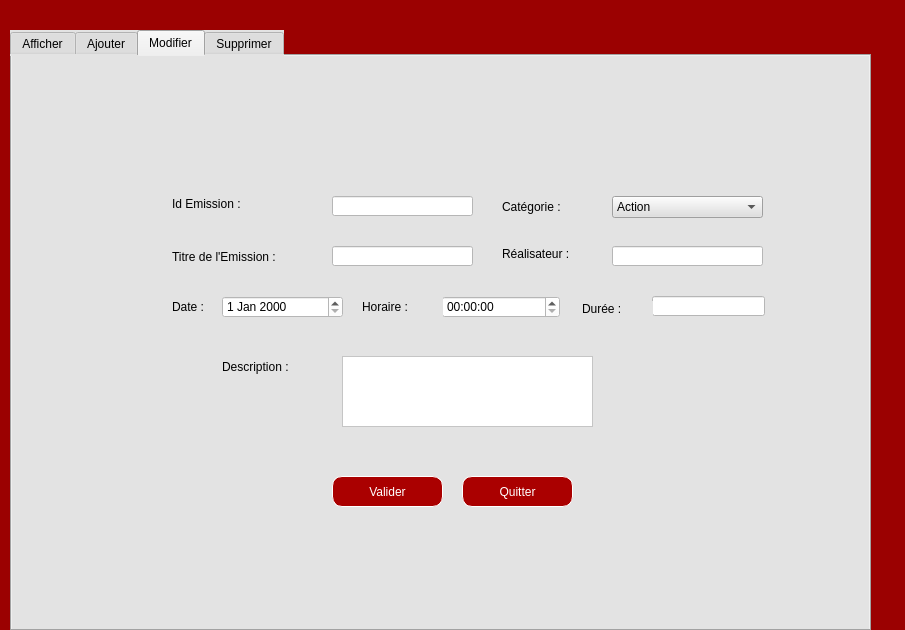
<?xml version="1.0" encoding="UTF-8"?>
<ui version="4.0">
 <class>Emission</class>
 <widget class="QDialog" name="Emission">
  <property name="geometry">
   <rect>
    <x>0</x>
    <y>0</y>
    <width>905</width>
    <height>630</height>
   </rect>
  </property>
  <property name="windowTitle">
   <string>Emission</string>
  </property>
  <property name="styleSheet">
   <string notr="true">background-color: rgb(155, 1, 1);</string>
  </property>
  <widget class="QTabWidget" name="tabWidget">
   <property name="geometry">
    <rect>
     <x>10</x>
     <y>30</y>
     <width>861</width>
     <height>601</height>
    </rect>
   </property>
   <property name="styleSheet">
    <string notr="true">background-color: rgb(227, 227, 227);
font: 9pt &quot;Sitka&quot;;</string>
   </property>
   <property name="currentIndex">
    <number>2</number>
   </property>
   <widget class="QWidget" name="tab_2">
    <attribute name="title">
     <string>Afficher</string>
    </attribute>
    <widget class="QLabel" name="label_40">
     <property name="geometry">
      <rect>
       <x>10</x>
       <y>10</y>
       <width>61</width>
       <height>71</height>
      </rect>
     </property>
     <property name="styleSheet">
      <string notr="true">background-color: rgb(155, 1, 1);
image: url(:/new/prefix1/Logo.png);</string>
     </property>
     <property name="text">
      <string/>
     </property>
    </widget>
    <widget class="QComboBox" name="comboBox_4">
     <property name="geometry">
      <rect>
       <x>600</x>
       <y>30</y>
       <width>201</width>
       <height>31</height>
      </rect>
     </property>
     <property name="styleSheet">
      <string notr="true">background-color: rgb(255, 255, 255);</string>
     </property>
     <item>
      <property name="text">
       <string>Action</string>
      </property>
     </item>
     <item>
      <property name="text">
       <string>Drame</string>
      </property>
     </item>
     <item>
      <property name="text">
       <string>Historique</string>
      </property>
     </item>
     <item>
      <property name="text">
       <string>Documentaire</string>
      </property>
     </item>
    </widget>
    <widget class="QLabel" name="label_41">
     <property name="geometry">
      <rect>
       <x>490</x>
       <y>30</y>
       <width>101</width>
       <height>31</height>
      </rect>
     </property>
     <property name="styleSheet">
      <string notr="true">background-color: rgb(155, 1, 1);</string>
     </property>
     <property name="text">
      <string>&lt;html&gt;&lt;head/&gt;&lt;body&gt;&lt;p&gt;&lt;span style=&quot; font-size:11pt;&quot;&gt;Catégorie :&lt;/span&gt;&lt;/p&gt;&lt;/body&gt;&lt;/html&gt;</string>
     </property>
    </widget>
    <widget class="QScrollBar" name="verticalScrollBar">
     <property name="geometry">
      <rect>
       <x>890</x>
       <y>90</y>
       <width>20</width>
       <height>441</height>
      </rect>
     </property>
     <property name="orientation">
      <enum>Qt::Vertical</enum>
     </property>
    </widget>
    <widget class="QLabel" name="label_14">
     <property name="geometry">
      <rect>
       <x>800</x>
       <y>30</y>
       <width>41</width>
       <height>31</height>
      </rect>
     </property>
     <property name="styleSheet">
      <string notr="true">image: url(:/new/prefix1/Tri.png);</string>
     </property>
     <property name="text">
      <string/>
     </property>
    </widget>
    <widget class="QScrollBar" name="verticalScrollBar_2">
     <property name="geometry">
      <rect>
       <x>820</x>
       <y>100</y>
       <width>16</width>
       <height>441</height>
      </rect>
     </property>
     <property name="orientation">
      <enum>Qt::Vertical</enum>
     </property>
    </widget>
    <widget class="QLabel" name="label_44">
     <property name="geometry">
      <rect>
       <x>70</x>
       <y>20</y>
       <width>321</width>
       <height>51</height>
      </rect>
     </property>
     <property name="styleSheet">
      <string notr="true">background-color: rgb(155, 1, 1);</string>
     </property>
     <property name="text">
      <string>&lt;html&gt;&lt;head/&gt;&lt;body&gt;&lt;p&gt;&lt;span style=&quot; font-size:26pt; font-weight:600;&quot;&gt;STREAMFLIX&lt;/span&gt;&lt;/p&gt;&lt;/body&gt;&lt;/html&gt;</string>
     </property>
    </widget>
    <widget class="QTableView" name="tableView">
     <property name="geometry">
      <rect>
       <x>30</x>
       <y>100</y>
       <width>781</width>
       <height>441</height>
      </rect>
     </property>
    </widget>
   </widget>
   <widget class="QWidget" name="tab">
    <attribute name="title">
     <string>Ajouter</string>
    </attribute>
    <widget class="QLabel" name="label_3">
     <property name="geometry">
      <rect>
       <x>-170</x>
       <y>0</y>
       <width>1201</width>
       <height>571</height>
      </rect>
     </property>
     <property name="styleSheet">
      <string notr="true">image: url(:/new/prefix1/Background.png);</string>
     </property>
     <property name="text">
      <string/>
     </property>
    </widget>
    <widget class="QLineEdit" name="id">
     <property name="geometry">
      <rect>
       <x>320</x>
       <y>130</y>
       <width>141</width>
       <height>20</height>
      </rect>
     </property>
     <property name="styleSheet">
      <string notr="true">background-color: rgb(255, 255, 255);</string>
     </property>
    </widget>
    <widget class="QLineEdit" name="titre">
     <property name="geometry">
      <rect>
       <x>320</x>
       <y>180</y>
       <width>141</width>
       <height>20</height>
      </rect>
     </property>
     <property name="styleSheet">
      <string notr="true">background-color: rgb(255, 255, 255);</string>
     </property>
    </widget>
    <widget class="QLabel" name="label_4">
     <property name="geometry">
      <rect>
       <x>160</x>
       <y>130</y>
       <width>121</width>
       <height>16</height>
      </rect>
     </property>
     <property name="styleSheet">
      <string notr="true">background-color: rgb(227, 227, 227);</string>
     </property>
     <property name="text">
      <string>Id Emission :</string>
     </property>
    </widget>
    <widget class="QLabel" name="label_5">
     <property name="geometry">
      <rect>
       <x>490</x>
       <y>180</y>
       <width>121</width>
       <height>16</height>
      </rect>
     </property>
     <property name="text">
      <string>Réalisateur :</string>
     </property>
    </widget>
    <widget class="QLabel" name="label_6">
     <property name="geometry">
      <rect>
       <x>160</x>
       <y>180</y>
       <width>151</width>
       <height>21</height>
      </rect>
     </property>
     <property name="text">
      <string>Titre de l'Emission :</string>
     </property>
    </widget>
    <widget class="QLabel" name="label_7">
     <property name="geometry">
      <rect>
       <x>570</x>
       <y>235</y>
       <width>71</width>
       <height>16</height>
      </rect>
     </property>
     <property name="text">
      <string>Durée :</string>
     </property>
    </widget>
    <widget class="QLabel" name="label_8">
     <property name="geometry">
      <rect>
       <x>350</x>
       <y>230</y>
       <width>81</width>
       <height>21</height>
      </rect>
     </property>
     <property name="text">
      <string>Horaire :</string>
     </property>
    </widget>
    <widget class="QLabel" name="label_9">
     <property name="geometry">
      <rect>
       <x>160</x>
       <y>230</y>
       <width>47</width>
       <height>21</height>
      </rect>
     </property>
     <property name="text">
      <string>Date :</string>
     </property>
    </widget>
    <widget class="QLineEdit" name="realisateur">
     <property name="geometry">
      <rect>
       <x>610</x>
       <y>180</y>
       <width>141</width>
       <height>20</height>
      </rect>
     </property>
     <property name="styleSheet">
      <string notr="true">background-color: rgb(255, 255, 255);</string>
     </property>
    </widget>
    <widget class="QLineEdit" name="duree">
     <property name="geometry">
      <rect>
       <x>640</x>
       <y>230</y>
       <width>113</width>
       <height>20</height>
      </rect>
     </property>
     <property name="styleSheet">
      <string notr="true">background-color: rgb(255, 255, 255);</string>
     </property>
    </widget>
    <widget class="QDateEdit" name="date">
     <property name="geometry">
      <rect>
       <x>210</x>
       <y>230</y>
       <width>121</width>
       <height>22</height>
      </rect>
     </property>
     <property name="styleSheet">
      <string notr="true">background-color: rgb(255, 255, 255);</string>
     </property>
    </widget>
    <widget class="QTimeEdit" name="horraire">
     <property name="geometry">
      <rect>
       <x>430</x>
       <y>230</y>
       <width>118</width>
       <height>22</height>
      </rect>
     </property>
     <property name="styleSheet">
      <string notr="true">background-color: rgb(255, 255, 255);</string>
     </property>
    </widget>
    <widget class="QLabel" name="label_10">
     <property name="geometry">
      <rect>
       <x>210</x>
       <y>280</y>
       <width>111</width>
       <height>41</height>
      </rect>
     </property>
     <property name="text">
      <string>Description :</string>
     </property>
    </widget>
    <widget class="QTextEdit" name="description">
     <property name="geometry">
      <rect>
       <x>330</x>
       <y>290</y>
       <width>251</width>
       <height>71</height>
      </rect>
     </property>
     <property name="styleSheet">
      <string notr="true">background-color: rgb(255, 255, 255);</string>
     </property>
    </widget>
    <widget class="QPushButton" name="pushButton_8">
     <property name="geometry">
      <rect>
       <x>450</x>
       <y>410</y>
       <width>111</width>
       <height>31</height>
      </rect>
     </property>
     <property name="styleSheet">
      <string notr="true">background-color: rgb(170, 0, 0);
border :1px solid rgb(255, 255, 255);
border-radius :10px;
color: #FFF;
padding-left: 20px;
padding-right:20px;
</string>
     </property>
     <property name="text">
      <string>Quitter</string>
     </property>
    </widget>
    <widget class="QPushButton" name="pushButton_9">
     <property name="geometry">
      <rect>
       <x>320</x>
       <y>410</y>
       <width>111</width>
       <height>31</height>
      </rect>
     </property>
     <property name="styleSheet">
      <string notr="true">background-color: rgb(170, 0, 0);
border :1px solid rgb(255, 255, 255);
border-radius :10px;
color: #FFF;
padding-left: 20px;
padding-right:20px;
</string>
     </property>
     <property name="text">
      <string>Valider</string>
     </property>
    </widget>
    <widget class="QComboBox" name="category">
     <property name="geometry">
      <rect>
       <x>610</x>
       <y>130</y>
       <width>141</width>
       <height>22</height>
      </rect>
     </property>
     <property name="styleSheet">
      <string notr="true">background-color: rgb(223, 223, 223);</string>
     </property>
     <item>
      <property name="text">
       <string>Action</string>
      </property>
     </item>
     <item>
      <property name="text">
       <string>Drame</string>
      </property>
     </item>
     <item>
      <property name="text">
       <string>Historique</string>
      </property>
     </item>
     <item>
      <property name="text">
       <string>Documentaire</string>
      </property>
     </item>
    </widget>
    <widget class="QLabel" name="label_11">
     <property name="geometry">
      <rect>
       <x>490</x>
       <y>130</y>
       <width>101</width>
       <height>21</height>
      </rect>
     </property>
     <property name="text">
      <string>Catégorie :</string>
     </property>
    </widget>
   </widget>
   <widget class="QWidget" name="tab_3">
    <attribute name="title">
     <string>Modifier</string>
    </attribute>
    <widget class="QLabel" name="label_18">
     <property name="geometry">
      <rect>
       <x>-170</x>
       <y>0</y>
       <width>1201</width>
       <height>571</height>
      </rect>
     </property>
     <property name="styleSheet">
      <string notr="true">image: url(:/new/prefix1/Background.png);</string>
     </property>
     <property name="text">
      <string/>
     </property>
    </widget>
    <widget class="QLabel" name="label_26">
     <property name="geometry">
      <rect>
       <x>160</x>
       <y>190</y>
       <width>171</width>
       <height>21</height>
      </rect>
     </property>
     <property name="text">
      <string>Titre de l'Emission :</string>
     </property>
    </widget>
    <widget class="QPushButton" name="pushButton_11">
     <property name="geometry">
      <rect>
       <x>450</x>
       <y>420</y>
       <width>111</width>
       <height>31</height>
      </rect>
     </property>
     <property name="styleSheet">
      <string notr="true">background-color: rgb(170, 0, 0);
border :1px solid rgb(255, 255, 255);
border-radius :10px;
color: #FFF;
padding-left: 20px;
padding-right:20px;
</string>
     </property>
     <property name="text">
      <string>Quitter</string>
     </property>
    </widget>
    <widget class="QTimeEdit" name="horraire_up">
     <property name="geometry">
      <rect>
       <x>430</x>
       <y>240</y>
       <width>118</width>
       <height>22</height>
      </rect>
     </property>
     <property name="styleSheet">
      <string notr="true">background-color: rgb(255, 255, 255);</string>
     </property>
    </widget>
    <widget class="QLineEdit" name="realisateur_up">
     <property name="geometry">
      <rect>
       <x>600</x>
       <y>190</y>
       <width>151</width>
       <height>20</height>
      </rect>
     </property>
     <property name="styleSheet">
      <string notr="true">background-color: rgb(255, 255, 255);</string>
     </property>
    </widget>
    <widget class="QPushButton" name="pushButton_10">
     <property name="geometry">
      <rect>
       <x>320</x>
       <y>420</y>
       <width>111</width>
       <height>31</height>
      </rect>
     </property>
     <property name="styleSheet">
      <string notr="true">background-color: rgb(170, 0, 0);
border :1px solid rgb(255, 255, 255);
border-radius :10px;
color: #FFF;
padding-left: 20px;
padding-right:20px;
</string>
     </property>
     <property name="text">
      <string>Valider</string>
     </property>
    </widget>
    <widget class="QLabel" name="label_22">
     <property name="geometry">
      <rect>
       <x>490</x>
       <y>140</y>
       <width>101</width>
       <height>21</height>
      </rect>
     </property>
     <property name="text">
      <string>Catégorie :</string>
     </property>
    </widget>
    <widget class="QLabel" name="label_20">
     <property name="geometry">
      <rect>
       <x>490</x>
       <y>190</y>
       <width>101</width>
       <height>16</height>
      </rect>
     </property>
     <property name="text">
      <string>Réalisateur :</string>
     </property>
    </widget>
    <widget class="QTextEdit" name="description_up">
     <property name="geometry">
      <rect>
       <x>330</x>
       <y>300</y>
       <width>251</width>
       <height>71</height>
      </rect>
     </property>
     <property name="styleSheet">
      <string notr="true">background-color: rgb(255, 255, 255);</string>
     </property>
    </widget>
    <widget class="QLineEdit" name="duree_up">
     <property name="geometry">
      <rect>
       <x>640</x>
       <y>240</y>
       <width>113</width>
       <height>20</height>
      </rect>
     </property>
     <property name="styleSheet">
      <string notr="true">background-color: rgb(255, 255, 255);</string>
     </property>
    </widget>
    <widget class="QLineEdit" name="titre_up">
     <property name="geometry">
      <rect>
       <x>320</x>
       <y>190</y>
       <width>141</width>
       <height>20</height>
      </rect>
     </property>
     <property name="styleSheet">
      <string notr="true">background-color: rgb(255, 255, 255);</string>
     </property>
    </widget>
    <widget class="QLabel" name="label_19">
     <property name="geometry">
      <rect>
       <x>350</x>
       <y>240</y>
       <width>81</width>
       <height>21</height>
      </rect>
     </property>
     <property name="text">
      <string>Horaire :</string>
     </property>
    </widget>
    <widget class="QLineEdit" name="id_up">
     <property name="geometry">
      <rect>
       <x>320</x>
       <y>140</y>
       <width>141</width>
       <height>20</height>
      </rect>
     </property>
     <property name="styleSheet">
      <string notr="true">background-color: rgb(255, 255, 255);</string>
     </property>
    </widget>
    <widget class="QLabel" name="label_24">
     <property name="geometry">
      <rect>
       <x>570</x>
       <y>245</y>
       <width>71</width>
       <height>16</height>
      </rect>
     </property>
     <property name="text">
      <string>Durée :</string>
     </property>
    </widget>
    <widget class="QLabel" name="label_23">
     <property name="geometry">
      <rect>
       <x>160</x>
       <y>140</y>
       <width>121</width>
       <height>16</height>
      </rect>
     </property>
     <property name="styleSheet">
      <string notr="true">background-color: rgb(227, 227, 227);</string>
     </property>
     <property name="text">
      <string>Id Emission :</string>
     </property>
    </widget>
    <widget class="QLabel" name="label_25">
     <property name="geometry">
      <rect>
       <x>210</x>
       <y>290</y>
       <width>111</width>
       <height>41</height>
      </rect>
     </property>
     <property name="text">
      <string>Description :</string>
     </property>
    </widget>
    <widget class="QDateEdit" name="date_up">
     <property name="geometry">
      <rect>
       <x>210</x>
       <y>240</y>
       <width>121</width>
       <height>22</height>
      </rect>
     </property>
     <property name="styleSheet">
      <string notr="true">background-color: rgb(255, 255, 255);</string>
     </property>
    </widget>
    <widget class="QComboBox" name="category_up">
     <property name="geometry">
      <rect>
       <x>600</x>
       <y>140</y>
       <width>151</width>
       <height>22</height>
      </rect>
     </property>
     <property name="styleSheet">
      <string notr="true">background-color: rgb(223, 223, 223);</string>
     </property>
     <item>
      <property name="text">
       <string>Action</string>
      </property>
     </item>
     <item>
      <property name="text">
       <string>Drame</string>
      </property>
     </item>
     <item>
      <property name="text">
       <string>Historique</string>
      </property>
     </item>
     <item>
      <property name="text">
       <string>Documentaire</string>
      </property>
     </item>
    </widget>
    <widget class="QLabel" name="label_21">
     <property name="geometry">
      <rect>
       <x>160</x>
       <y>240</y>
       <width>47</width>
       <height>21</height>
      </rect>
     </property>
     <property name="text">
      <string>Date :</string>
     </property>
    </widget>
   </widget>
   <widget class="QWidget" name="tab_4">
    <attribute name="title">
     <string>Supprimer</string>
    </attribute>
    <widget class="QLabel" name="label_38">
     <property name="geometry">
      <rect>
       <x>-170</x>
       <y>0</y>
       <width>1201</width>
       <height>571</height>
      </rect>
     </property>
     <property name="styleSheet">
      <string notr="true">image: url(:/new/prefix1/Background.png);</string>
     </property>
     <property name="text">
      <string/>
     </property>
    </widget>
    <widget class="QLabel" name="label_39">
     <property name="geometry">
      <rect>
       <x>240</x>
       <y>270</y>
       <width>101</width>
       <height>31</height>
      </rect>
     </property>
     <property name="styleSheet">
      <string notr="true">background-color: rgb(227, 227, 227);</string>
     </property>
     <property name="text">
      <string>Id Emission :</string>
     </property>
    </widget>
    <widget class="QLineEdit" name="id_suppression">
     <property name="geometry">
      <rect>
       <x>350</x>
       <y>270</y>
       <width>201</width>
       <height>31</height>
      </rect>
     </property>
     <property name="styleSheet">
      <string notr="true">background-color: rgb(255, 255, 255);</string>
     </property>
    </widget>
    <widget class="QPushButton" name="pushButton_14">
     <property name="geometry">
      <rect>
       <x>320</x>
       <y>350</y>
       <width>201</width>
       <height>41</height>
      </rect>
     </property>
     <property name="styleSheet">
      <string notr="true">background-color: rgb(170, 0, 0);
border :1px solid rgb(255, 255, 255);
border-radius :10px;
color: #FFF;
padding-left: 20px;
padding-right:20px;
</string>
     </property>
     <property name="text">
      <string>Supprimer</string>
     </property>
    </widget>
    <widget class="QLabel" name="label_28">
     <property name="geometry">
      <rect>
       <x>550</x>
       <y>270</y>
       <width>41</width>
       <height>31</height>
      </rect>
     </property>
     <property name="styleSheet">
      <string notr="true">image: url(:/new/prefix1/Recherche.png);
background-color: rgb(255, 255, 255);</string>
     </property>
     <property name="text">
      <string/>
     </property>
    </widget>
    <widget class="QPushButton" name="pushButton_16">
     <property name="geometry">
      <rect>
       <x>560</x>
       <y>130</y>
       <width>81</width>
       <height>81</height>
      </rect>
     </property>
     <property name="styleSheet">
      <string notr="true">background-color: rgb(255, 255, 255);
border :1px solid rgb(255, 255, 255);
border-radius :10px;
color: #FFF;
padding-left: 20px;
padding-right:20px;
</string>
     </property>
     <property name="text">
      <string/>
     </property>
    </widget>
    <widget class="QLabel" name="label_12">
     <property name="geometry">
      <rect>
       <x>570</x>
       <y>140</y>
       <width>61</width>
       <height>61</height>
      </rect>
     </property>
     <property name="styleSheet">
      <string notr="true">image: url(:/new/prefix1/PDF.png);
background-color: rgb(255, 255, 255);</string>
     </property>
     <property name="text">
      <string/>
     </property>
    </widget>
    <widget class="QPushButton" name="pushButton_17">
     <property name="geometry">
      <rect>
       <x>460</x>
       <y>130</y>
       <width>81</width>
       <height>81</height>
      </rect>
     </property>
     <property name="styleSheet">
      <string notr="true">background-color: rgb(255, 255, 255);
border :1px solid rgb(255, 255, 255);
border-radius :10px;
color: #FFF;
padding-left: 20px;
padding-right:20px;
</string>
     </property>
     <property name="text">
      <string/>
     </property>
    </widget>
    <widget class="QLabel" name="label_13">
     <property name="geometry">
      <rect>
       <x>470</x>
       <y>140</y>
       <width>61</width>
       <height>61</height>
      </rect>
     </property>
     <property name="styleSheet">
      <string notr="true">image: url(:/new/prefix1/NOTIFICATION.png);
background-color: rgb(255, 255, 255);</string>
     </property>
     <property name="text">
      <string/>
     </property>
    </widget>
    <widget class="QPushButton" name="pushButton_18">
     <property name="geometry">
      <rect>
       <x>360</x>
       <y>130</y>
       <width>81</width>
       <height>81</height>
      </rect>
     </property>
     <property name="styleSheet">
      <string notr="true">background-color: rgb(255, 255, 255);
border :1px solid rgb(255, 255, 255);
border-radius :10px;
color: #FFF;
padding-left: 20px;
padding-right:20px;
</string>
     </property>
     <property name="text">
      <string/>
     </property>
    </widget>
    <widget class="QLabel" name="label_15">
     <property name="geometry">
      <rect>
       <x>370</x>
       <y>140</y>
       <width>61</width>
       <height>61</height>
      </rect>
     </property>
     <property name="styleSheet">
      <string notr="true">image: url(:/new/prefix1/Traduction.png);
background-color: rgb(255, 255, 255);</string>
     </property>
     <property name="text">
      <string/>
     </property>
    </widget>
    <widget class="QPushButton" name="pushButton_19">
     <property name="geometry">
      <rect>
       <x>660</x>
       <y>130</y>
       <width>81</width>
       <height>81</height>
      </rect>
     </property>
     <property name="styleSheet">
      <string notr="true">background-color: rgb(255, 255, 255);
border :1px solid rgb(255, 255, 255);
border-radius :10px;
color: #FFF;
padding-left: 20px;
padding-right:20px;
</string>
     </property>
     <property name="text">
      <string/>
     </property>
    </widget>
    <widget class="QLabel" name="label_16">
     <property name="geometry">
      <rect>
       <x>670</x>
       <y>140</y>
       <width>61</width>
       <height>61</height>
      </rect>
     </property>
     <property name="styleSheet">
      <string notr="true">image: url(:/new/prefix1/Statistiques.png);
background-color: rgb(255, 255, 255);</string>
     </property>
     <property name="text">
      <string/>
     </property>
    </widget>
   </widget>
  </widget>
 </widget>
 <resources/>
 <connections/>
</ui>
